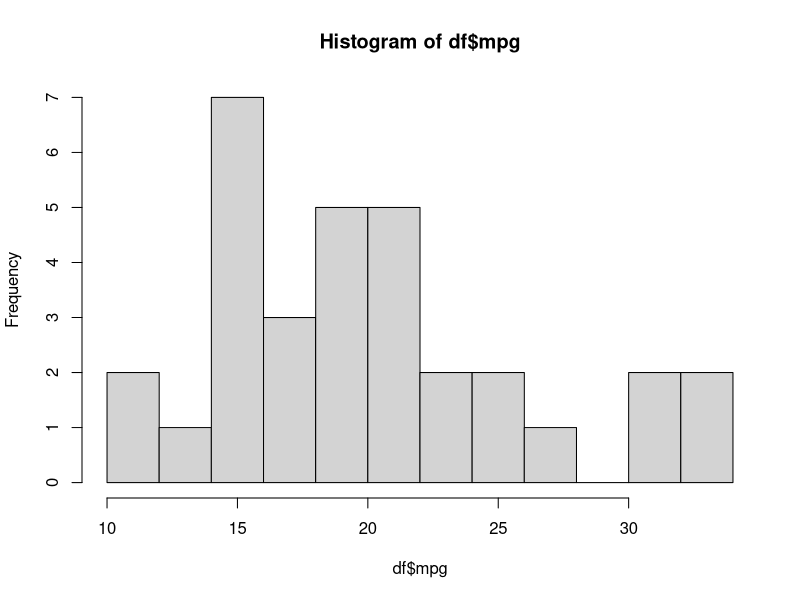
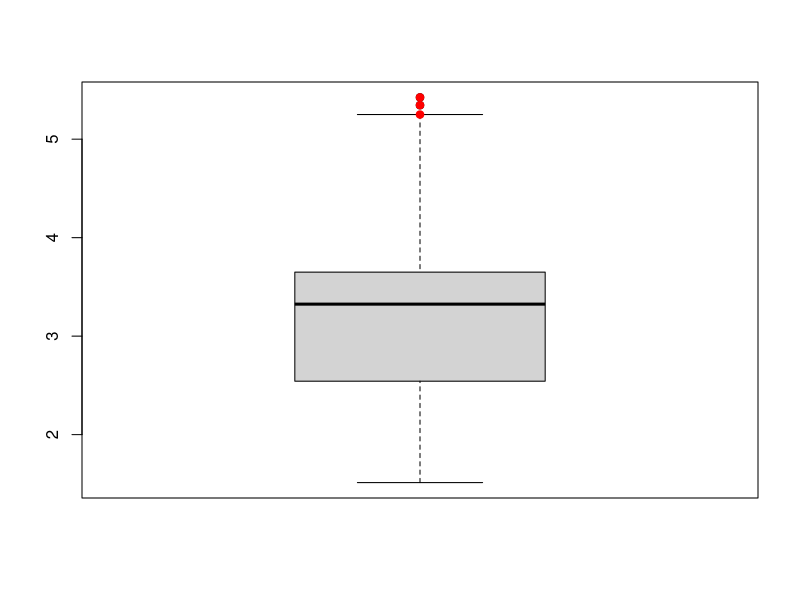

These figures' R source, in order:
#5. Analyze outliers in the mtcars dataset using IQR and Z-score methods. Compute probabilities of selecting outlier cars based on mpg, hp, and wt.
#Explore conditional probabilities, independence, and expected outliers. Examine distribution shapes, skewness, correlations, 
#and compare different outlier detection methods to assess consistency and insights.

library(e1071)

#1. Dataset Loading
data("mtcars")
df = mtcars
head(df)
str(df)
summary(df)

#2. Detecting Outliers

#IQR
detect_iqr <- function(x) {
  Q1 <- quantile(x, 0.25)
  Q3 <- quantile(x, 0.75)
  IQR_val <- Q3 - Q1
  lower <- Q1 - 1.5 * IQR_val
  upper <- Q3 + 1.5 * IQR_val
  return(which(x < lower | x > upper))
}

#Z-Score
detect_z <- function(x, threshold = 3) {
  z <- scale(x)
  return(which(abs(z) > threshold))
}

#Applying IQR and Z-Score
cols <- df[c("mpg", "hp", "wt")]
outliers_iqr <- lapply(cols, detect_iqr)
print(outliers_iqr)
outliers_z <- lapply(cols, detect_z)
print(outliers_z)

#3. Probability of Selecting Outlier Cars
n <- nrow(df)
prob_iqr <- sapply(outliers_iqr, function(x) length(x)/n)
prob_z <- sapply(outliers_z, function(x) length(x)/n)

data.frame(Method = c("IQR", "Z-Score"),
           Mpg = c(prob_iqr["mpg"], prob_z["mpg"]),
           Hp = c(prob_iqr["hp"], prob_z["hp"]),
           Wt = c(prob_iqr["wt"], prob_z["wt"]))

#4. Conditional Probability
common_outliers <- intersect(outliers_iqr$mpg, outliers_iqr$wt)
cond_prob <- length(common_outliers) / length(outliers_iqr$wt)
print(cond_prob)

#5. Independence Check
p_mpg <- prob_iqr["mpg"]
p_hp <-  prob_iqr["hp"]
p_joint <- length(intersect(outliers_iqr$mpg, outliers_iqr$mpg)) / n

independent <- abs(p_joint - (p_mpg * p_hp)) < 0.05
print(independent)

#6. Distribution Shape & Skewness
apply(cols, 2, skewness)
hist(df$mpg, breaks = 10)

#7. Correlations & Patterns
cor_matrix <- cor(cols)
print(cor_matrix)

#8. Compare IQR vs Z-score
compare_outliers <- function(iqr_outlier, z_outlier) {
  iqr_only <- setdiff(iqr_outlier, z_outlier)
  z_only <- setdiff(z_outlier, iqr_outlier)
  both <- intersect(iqr_outlier, z_outlier)
  list(IQR_Only = iqr_only, Z_Only = z_only, Both = both)
}

comparison <- lapply(names(outliers_iqr), function(var) {
  compare_outliers(outliers_iqr[[var]], outliers_z[[var]])
})
names(comparison) <- c("mpg", "hp", "wt")
comparison

#9. Visualization
boxplot(df$wt)
points(rep(1, length(outliers_iqr$wt)), df$wt[outliers_iqr$wt], col = "red", pch = 19)
